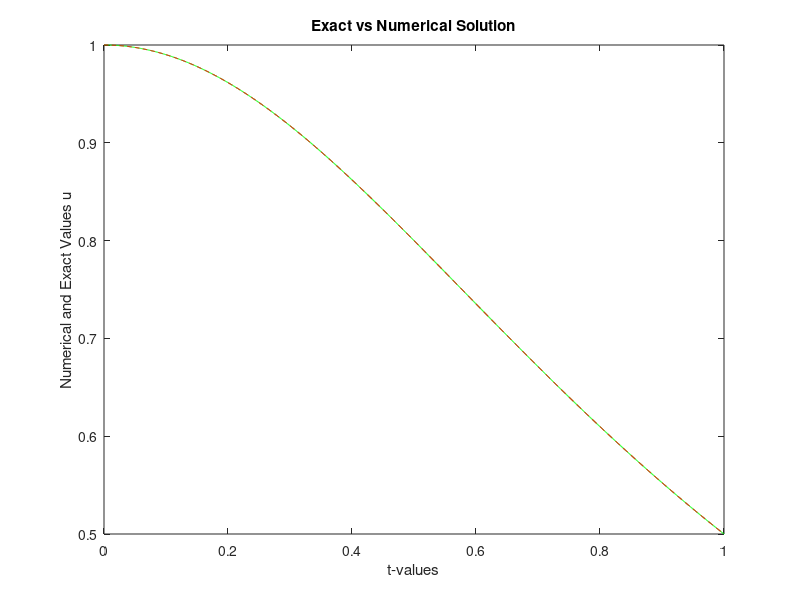

Here is the MATLAB script that generated this plot:
%%%%%%%%%%%%%%%%%%%%%%%%%%%%%%%%%%%%%%%%%%%%%%%%%%%%%%%%%%%%%%%%%%%%%%%%%%%
% Numerical Solution of an Initial Value Problem
% using the Two-Step Milne-Simpson Method
%
% Initialization:
%     Third-Order Classical Explicit Runge-Kutta (RK3) Method used
%     to compute the starting value at t = h
%
% Numerical Method:
%     Two-Step Milne-Simpson Predictor-Corrector Method
%
% Language:
%     MATLAB
%
% Developed as part of the coursework for
% Numerical Methods for Ordinary Differential Equations
% M.Sc. Applied Mathematics
% South Asian University
%
% Author: Kshitij Bahukhandi
%%%%%%%%%%%%%%%%%%%%%%%%%%%%%%%%%%%%%%%%%%%%%%%%%%%%%%%%%%%%%%%%%%%%%%%%%%% 
clear all;
N=10;
for I=1:8
H=1.0/N;
disp('Num Soln of Non-Linear IVP using 2-step Adams-Moulton Method');
disp(' ');
% Formation of Nodal Points
for L=1:N+1
T(L)=(L-1)*H;
end
% Exact Solution & RHS function
for L=1:N+1
EU(L)=1.0/(1+T(L)*T(L));
end
% Initial Conditions
U(1)=EU(1);
NU(1)=EU(1);
tic % CPU time starts
% Solution at t=h using 3rd order classical explict RK-Method
K1=-2*H*T(1)*U(1)*U(1);
K2=-2*H*(T(1)+H/2)*(U(1)+K1/2)*(U(1)+K1/2);
K3=-2*H*(T(1)+H)*(U(1)+K2/2)*(U(1)+K2/2);
K4=-2*H*(T(1)+H)*(U(1)+K3)*(U(1)+K3);
U(2)=U(1)+(K1+2*K2+2*K3+K4)/6;
NU(2)=EU(2);
%Solution at advanced time point
for L=2:N
OLDU(3)=EU(L+1);
U(3)=OLDU(3);
for KK=1:600
T1=T(L-1); T2=T(L); T3=T(L+1);
U1=U(1); U2=U(2); U3=U(3);
AA=(2*H/3)*T3*U3*U3+U3-U1+(2*H/3)*(4*T2*U2*U2+T1*U1*U1);
DA=(4*H/3)*T3*U3+1;
U(3)=U(3)-AA/DA;
NU(L+1)=U(3);
% ERU=abs(NU(L+1)-EU(L+1));
BIG=abs(U(3)-OLDU(3));
if BIG<=10^(-12), break;
end
OLDU(3)=U(3);
end
% fprintf('N=%4.2f, ERU=%10.4e/n',N,ERU);
% disp(' ');
% Set new Initial Conditions
U(1)=U(2);
U(2)=U(3);
end
ERR=abs(NU(N+1)-EU(N+1));
% Print errors
fprintf('N=%4.2f, ERR=%10.4e/n',N,ERR);
disp(' ');
N=2*N;
end
toc % CPU Time ends
% Plot the results
figure(1);
plot(T,NU,'-g',T,EU,'--r');
xlabel('t-values');
ylabel('Numerical and Exact Values u');
title('Exact vs Numerical Solution')
